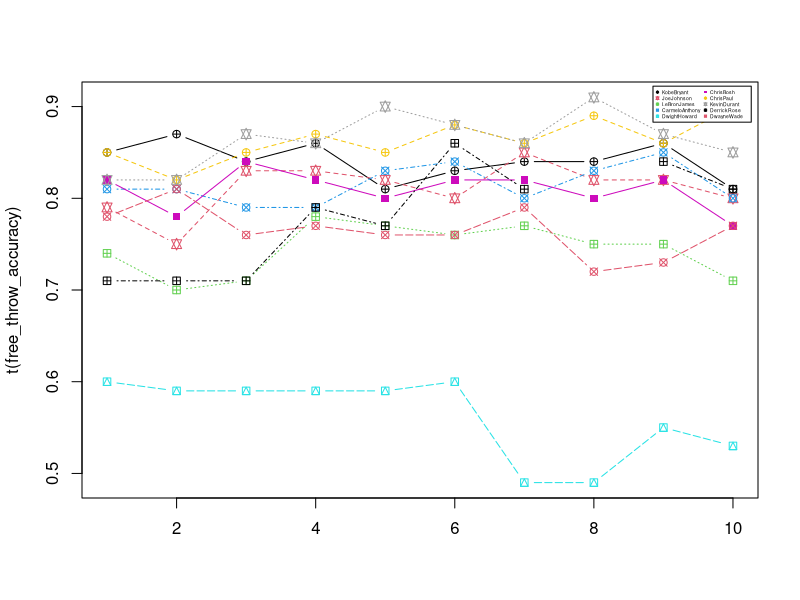
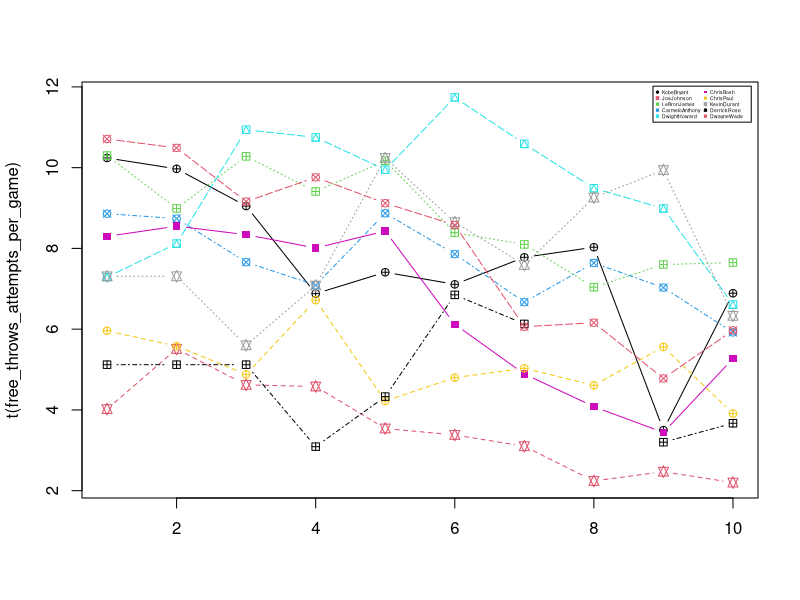
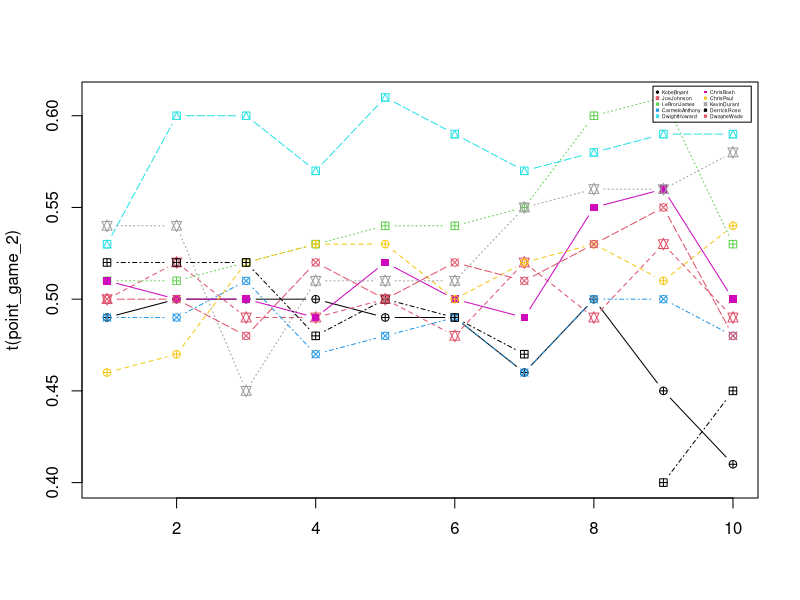
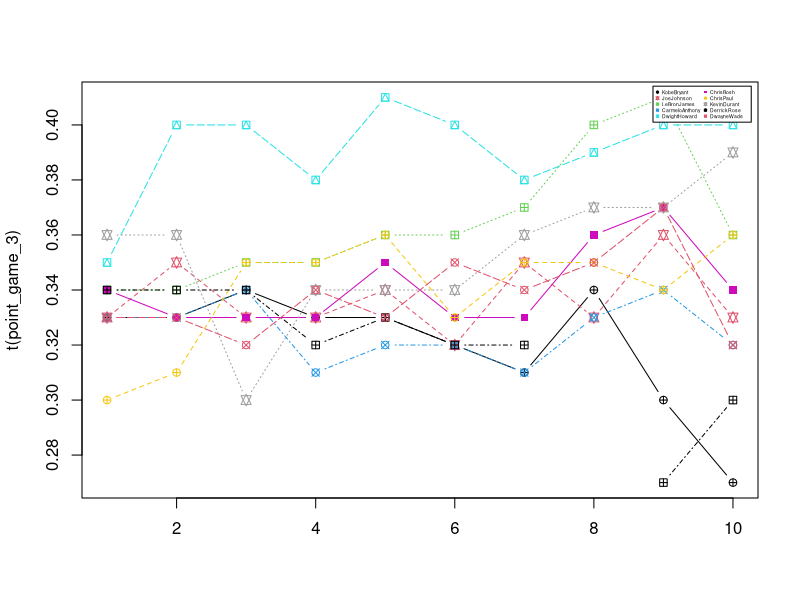

Here is the R script that generated these plots, in order:
#04-26-24_Assign

#Seasons
Seasons <- c("2005","2006","2007","2008","2009","2010","2011","2012","2013","2014")

#Players
Players <- c("KobeBryant","JoeJohnson","LeBronJames","CarmeloAnthony","DwightHoward","ChrisBosh","ChrisPaul","KevinDurant","DerrickRose","DwayneWade")

#Games 
KobeBryant_G <- c(80,77,82,82,73,82,58,78,6,35)
JoeJohnson_G <- c(82,57,82,79,76,72,60,72,79,80)
LeBronJames_G <- c(79,78,75,81,76,79,62,76,77,69)
CarmeloAnthony_G <- c(80,65,77,66,69,77,55,67,77,40)
DwightHoward_G <- c(82,82,82,79,82,78,54,76,71,41)
ChrisBosh_G <- c(70,69,67,77,70,77,57,74,79,44)
ChrisPaul_G <- c(78,64,80,78,45,80,60,70,62,82)
KevinDurant_G <- c(35,35,80,74,82,78,66,81,81,27)
DerrickRose_G <- c(40,40,40,81,78,81,39,0,10,51)
DwayneWade_G <- c(75,51,51,79,77,76,49,69,54,62)
#Matrix
Games <- rbind(KobeBryant_G, JoeJohnson_G, LeBronJames_G, CarmeloAnthony_G, DwightHoward_G, ChrisBosh_G, ChrisPaul_G, KevinDurant_G, DerrickRose_G, DwayneWade_G)
rm(KobeBryant_G, JoeJohnson_G, CarmeloAnthony_G, DwightHoward_G, ChrisBosh_G, LeBronJames_G, ChrisPaul_G, DerrickRose_G, DwayneWade_G, KevinDurant_G)
colnames(Games) <- Seasons
rownames(Games) <- Players
print("Games")
Games

#Free Throws
KobeBryant_FT <- c(696,667,623,483,439,483,381,525,18,196)
JoeJohnson_FT <- c(261,235,316,299,220,195,158,132,159,141)
LeBronJames_FT <- c(601,489,549,594,593,503,387,403,439,375)
CarmeloAnthony_FT <- c(573,459,464,371,508,507,295,425,459,189)
DwightHoward_FT <- c(356,390,529,504,483,546,281,355,349,143)
ChrisBosh_FT <- c(474,463,472,504,470,384,229,241,223,179)
ChrisPaul_FT <- c(394,292,332,455,161,337,260,286,295,289)
KevinDurant_FT <- c(209,209,391,452,756,594,431,679,703,146)
DerrickRose_FT <- c(146,146,146,197,259,476,194,0,27,152)
DwayneWade_FT <- c(629,432,354,590,534,494,235,308,189,284)
#Matrix
free_throws <- rbind(KobeBryant_FT, JoeJohnson_FT, LeBronJames_FT, CarmeloAnthony_FT, DwightHoward_FT, ChrisBosh_FT, ChrisPaul_FT, KevinDurant_FT, DerrickRose_FT, DwayneWade_FT)
rm(KobeBryant_FT, JoeJohnson_FT, LeBronJames_FT, CarmeloAnthony_FT, DwightHoward_FT, ChrisBosh_FT, ChrisPaul_FT, KevinDurant_FT, DerrickRose_FT, DwayneWade_FT)
colnames(free_throws) <- Seasons
rownames(free_throws) <- Players
print("Free_Throws")
free_throws

#Free Throw Attempts
KobeBryant_FTA <- c(819,768,742,564,541,583,451,626,21,241)
JoeJohnson_FTA <- c(330,314,379,362,269,243,186,161,195,176)
LeBronJames_FTA <- c(814,701,771,762,773,663,502,535,585,528)
CarmeloAnthony_FTA <- c(709,568,590,468,612,605,367,512,541,237)
DwightHoward_FTA <- c(598,666,897,849,816,916,572,721,638,271)
ChrisBosh_FTA <- c(581,590,559,617,590,471,279,302,272,232)
ChrisPaul_FTA <- c(465,357,390,524,190,384,302,323,345,321)
KevinDurant_FTA <- c(256,256,448,524,840,675,501,750,805,171)
DerrickRose_FTA <- c(205,205,205,250,338,555,239,0,32,187)
DwayneWade_FTA <- c(803,535,467,771,702,652,297,425,258,370)
#Matrix
free_throws_attempts <- rbind(KobeBryant_FTA, JoeJohnson_FTA, LeBronJames_FTA, CarmeloAnthony_FTA, DwightHoward_FTA, ChrisBosh_FTA, ChrisPaul_FTA, KevinDurant_FTA, DerrickRose_FTA, DwayneWade_FTA)
rm(KobeBryant_FTA, JoeJohnson_FTA, LeBronJames_FTA, CarmeloAnthony_FTA, DwightHoward_FTA, ChrisBosh_FTA, ChrisPaul_FTA, KevinDurant_FTA, DerrickRose_FTA, DwayneWade_FTA)
colnames(free_throws_attempts) <- Seasons
rownames(free_throws_attempts) <- Players
print("Free_Throws_Attempts")
free_throws_attempts

#Points
KobeBryant_PTS <- c(2832,2430,2323,2201,1970,2078,1616,2133,83,782)
JoeJohnson_PTS <- c(1653,1426,1779,1688,1619,1312,1129,1170,1245,1154)
LeBronJames_PTS <- c(2478,2132,2250,2304,2258,2111,1683,2036,2089,1743)
CarmeloAnthony_PTS <- c(2122,1881,1978,1504,1943,1970,1245,1920,2112,966)
DwightHoward_PTS <- c(1292,1443,1695,1624,1503,1784,1113,1296,1297,646)
ChrisBosh_PTS <- c(1572,1561,1496,1746,1678,1438,1025,1232,1281,928)
ChrisPaul_PTS <- c(1258,1104,1684,1781,841,1268,1189,1186,1185,1564)
KevinDurant_PTS <- c(903,903,1624,1871,2472,2161,1850,2280,2593,686)
DerrickRose_PTS <- c(597,597,597,1361,1619,2026,852,0,159,904)
DwayneWade_PTS <- c(2040,1397,1254,2386,2045,1941,1082,1463,1028,1331)
#Matrix
Points <- rbind(KobeBryant_PTS, JoeJohnson_PTS, LeBronJames_PTS, CarmeloAnthony_PTS, DwightHoward_PTS, ChrisBosh_PTS, ChrisPaul_PTS, KevinDurant_PTS, DerrickRose_PTS, DwayneWade_PTS)
rm(KobeBryant_PTS, JoeJohnson_PTS, LeBronJames_PTS, CarmeloAnthony_PTS, DwightHoward_PTS, ChrisBosh_PTS, ChrisPaul_PTS, KevinDurant_PTS, DerrickRose_PTS, DwayneWade_PTS)
colnames(Points) <- Seasons
rownames(Points) <- Players

#Field Goal Attempts
KobeBryant_FGA <- c(2173,1757,1690,1712,1569,1639,1336,1595,73,713)
JoeJohnson_FGA <- c(1395,1139,1497,1420,1386,1161,931,1052,1018,1025)
LeBronJames_FGA <- c(1823,1621,1642,1613,1528,1485,1169,1354,1353,1279)
CarmeloAnthony_FGA <- c(1572,1453,1481,1207,1502,1503,1025,1489,1643,806)
DwightHoward_FGA <- c(881,873,974,979,834,1044,726,813,800,423)
ChrisBosh_FGA <- c(1087,1094,1027,1263,1158,1056,807,907,953,745)
ChrisPaul_FGA <- c(947,871,1291,1255,637,928,890,856,870,1170)
KevinDurant_FGA <- c(647,647,1366,1390,1668,1538,1297,1433,1688,467)
DerrickRose_FGA <- c(436,436,436,1208,1373,1597,695,0,164,835)
DwayneWade_FGA <- c(1413,962,937,1739,1511,1384,837,1093,761,1084)
#Matrix
field_goals <- rbind(KobeBryant_FGA, JoeJohnson_FGA, LeBronJames_FGA, CarmeloAnthony_FGA, DwightHoward_FGA, ChrisBosh_FGA, ChrisPaul_FGA, KevinDurant_FGA, DerrickRose_FGA, DwayneWade_FGA)
rm(KobeBryant_FGA, JoeJohnson_FGA, LeBronJames_FGA, CarmeloAnthony_FGA, DwightHoward_FGA, ChrisBosh_FGA, ChrisPaul_FGA, KevinDurant_FGA, DerrickRose_FGA, DwayneWade_FGA)
colnames(field_goals) <- Seasons
rownames(field_goals) <- Players
paste("Field_Goals")
field_goals

#FreeThrowAccuracy
free_throw_accuracy<-((free_throws/free_throws_attempts))
print("Free_Throw_Accuracy")
free_throw_accuracy<-round(free_throw_accuracy,2)
free_throw_accuracy
matplot(t(free_throw_accuracy),type="b",pch=(10:15),col=c(1:10,2))
legend("topright",inset=0.01,legend=Players,col=c(1:10,2),pch=(10:15),horiz=F, ncol = 2,cex = 0.3)

#FreeThrowAttemptPerGame
print("Free_Throw_Attempts_PerGame")
free_throws_attempts_per_game<-round((free_throws_attempts/Games),2)
free_throws_attempts_per_game
matplot(t(free_throws_attempts_per_game),type="b",pch=(10:15),col=c(1:10,2))
legend("topright",inset=0.01,legend=Players,col=c(1:10,2),pch=(10:15),horiz=F, ncol = 2,cex = 0.3)

#Points
print("Points_Without_Free_Throws")
points_without_free_throws<-(Points-free_throws)/field_goals
points_without_free_throws
print("2_Pointers_Per_Game")
point_game_2<-round((points_without_free_throws/2),2)
point_game_2
print("3_Pointers_Per_Game")
point_game_3<-round((points_without_free_throws/3),2)
point_game_3
matplot(t(point_game_2),type="b",pch=(10:15),col=c(1:10,2))
legend("topright",inset=0.01,legend=Players,col=c(1:10,2),pch=(10:15),horiz=F, ncol = 2,cex = 0.3)

matplot(t(point_game_3),type="b",pch=(10:15),col=c(1:10,2))
legend("topright",inset=0.01,legend=Players,col=c(1:10,2),pch=(10:15),horiz=F, ncol = 2,cex = 0.3)
